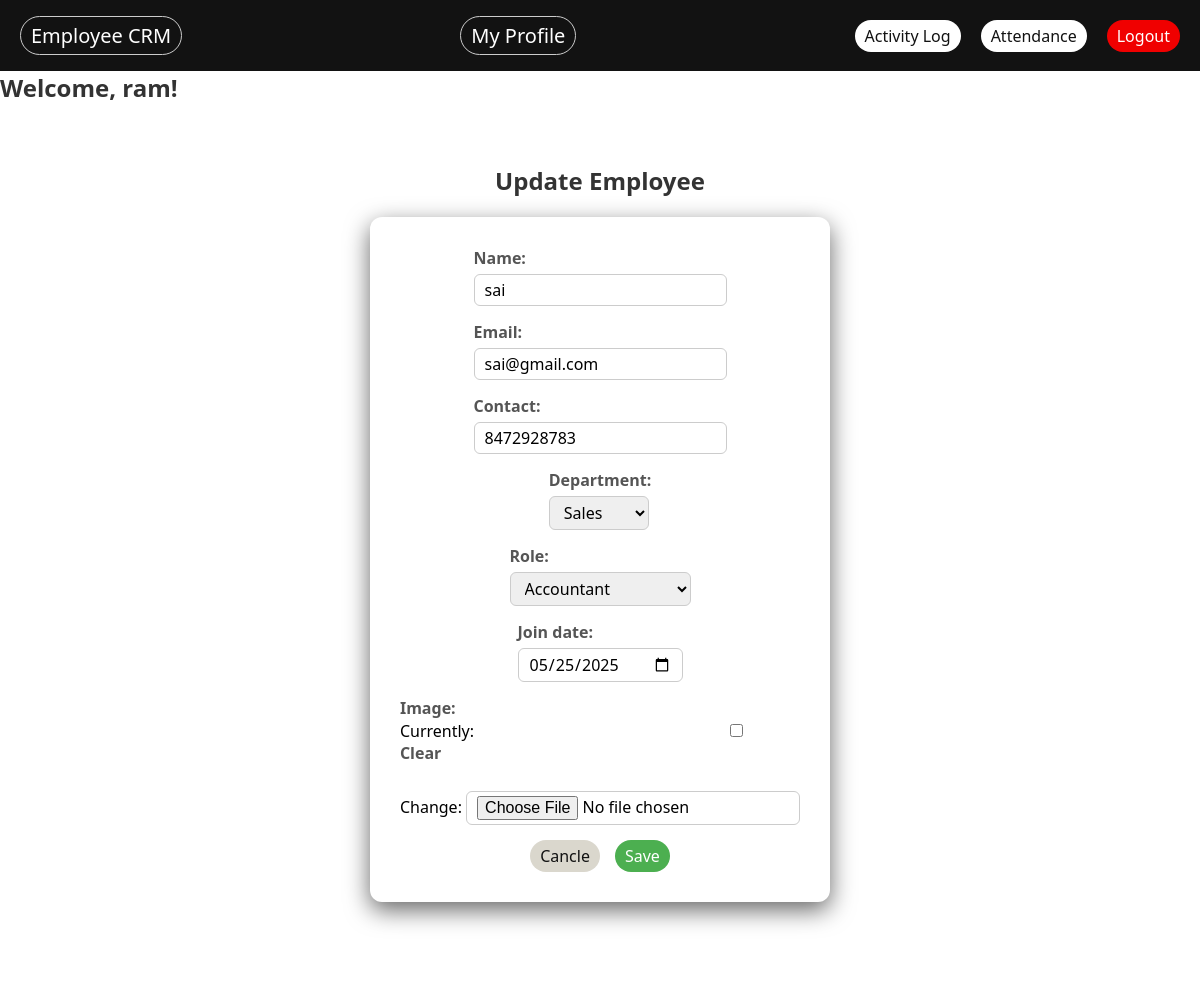
Screenshot of /edit/5/ (signed in) with the database file from the repository.
### myapp/models.py (models this page shows, shortened)
class Employee(models.Model):
    user = models.OneToOneField(User, on_delete=models.CASCADE, null=True, blank=True)  # Link to Django user
    name = models.CharField(max_length=100)
    email = models.EmailField(unique=True)
    contact = models.CharField(max_length=15)
    department = models.CharField(max_length=100, choices=[
    ('IT', 'IT'),('HR', 'HR'),('Sales', 'Sales'),('Finance', 'Finance'),
    ])
    role = models.CharField(max_length=100, choices=[
    ('Software Engineer', 'Software Engineer'),
    ('HR Manager', 'HR Manager'),
    ('Sales Executive', 'Sales Executive'),
    ('Accountant', 'Accountant'),
    ])
    join_date = models.DateField()
    image = models.ImageField(upload_to='employee_images/', blank=True, null=True)

### myapp/views.py (the view)
# urls.py: path('edit/<str:id>/', views.edit_employee, name='edit_employee'),
@login_required
def edit_employee(request, id):
    employee = Employee.objects.get(id=id)
    name = employee.name
    if request.method == 'POST':
        form = EmployeeForm(request.POST, request.FILES, instance=employee)
        if form.is_valid():
            employee = form.save(commit=False)
            employee.user = request.user
            employee.save()
            ActivityLog.objects.create(
                user=request.user,
                action="Updated Employee",
                description=f"Updated employee: {name} - {form.cleaned_data['name']}"
            )
            return redirect('employee_list')
    else:
        form = EmployeeForm(instance=employee,initial={'user' : request.user})
    return render(request, 'employee_form.html', {'form': form, "employee" : employee, 'title': 'Update Employee'})

### myapp/forms.py
class EmployeeForm(forms.ModelForm):
    class Meta:
        model = Employee
        fields = '__all__'
        widgets = {
            'user' : forms.HiddenInput(),
            'join_date': forms.DateInput(attrs={'type': 'date'}),
            'department': forms.Select(),
            'role': forms.Select(),
        }

### templates/employee_form.html (shortened to what this page needs)
{% extends "base.html" %}
{% block content %}
<div class="form-page">
    <h2>{{title}}</h2>
    <form action="" method="post" enctype="multipart/form-data">
        {{ form.as_p }}
        <div class="form-actions">
            {% if request.user.is_superuser or request.user.groups.first.name == "Admin" or request.user.groups.first.name == "HR Manager" %}
            <a href="{% url 'employee_list' %}"><button type="button">Cancle</button></a>
            {% elif request.user.groups.first.name == "Employee" %}
            <a href="{% url 'employee_profile' %}"><button type="button">Cancle</button></a>
            {% endif %}
            <button type="submit" class="add-btn">Save</button>
        </div>
    </form>
</div>
{% endblock %}

### templates/base.html (shortened to what this page needs)
{% load static %}
<!DOCTYPE html>
<html lang="en">
<head>
    <link href="https://cdnjs.cloudflare.com/ajax/libs/font-awesome/6.5.0/css/all.min.css" rel="stylesheet"/>
    <link rel="stylesheet" href="{% static 'css/employe.css' %}">
</head>
<body>
    <div class="nav-section">
        {% if request.user.is_superuser or request.user.groups.first.name == "Admin" or request.user.groups.first.name == "HR Manager" %}
        <a href="{% url 'employee_list' %}" class="nav-title btn">Employee CRM</a>
        {% endif %}
        <a href="{% url 'employee_profile' %}" class="nav-title btn">My Profile</a>
        <div class="nav-links">
            {% if request.user.is_superuser or request.user.groups.first.name == "Admin" or request.user.groups.first.name == "HR Manager" %}
            <a href="{% url 'activity_log' %}" class="btn login">Activity Log</a>
            <a href="{% url 'attendance_list' %}" class="btn login">Attendance</a>
            {% endif %}
            {% if user.is_authenticated %}
            <a href="{% url 'logout' %}" class="btn logout">Logout</a>
            {% else %}
            <a href="{% url 'login' %}" class="btn login">Login</a>
            <a href="{% url 'signup' %}" class="btn signup">Sign Up</a>
            {% endif %}
        </div>
    </div>
    <h2>Welcome, {{user.username}}!</h2>
    <div>{% block content %} {% endblock %}</div>
</body>
</html>

### static/css/employe.css (style rules this page uses)
* { padding: 0; margin: 0; box-sizing: border-box; font-family: 'Segoe UI', sans-serif; }
a { text-decoration: none; color: #fff; }
h2 { color: #333; margin-bottom: 20px; }
form { background-color: #fff; padding: 30px; margin-bottom: 40px; border-radius: 12px; box-shadow: 0 8px 24px rgba(0, 0, 0, 0.6); display: flex; justify-content: center; align-items: center; flex-direction: column; gap: 15px; }
label { display: flex; flex-direction: column; font-weight: 600; color: #555; }
input, select { padding: 4px 10px; margin-top: 5px; font-size: 16px; border: 1px solid #ccc; border-radius: 6px; }
button, .btn { padding: 5px 10px; font-size: 16px; border: none; border-radius: 25px; cursor: pointer; }
button[type="button"] { background-color: #dad7cd; color: #121212; }
.nav-section { width: 100%; padding: 16px 20px; background: #121212; display: flex; justify-content: space-between; align-items: center; }
.nav-title { font-size: 20px; border: 1px solid #ccc; }
.nav-links { display: flex; gap: 20px; }
.nav-links .login { background-color: #fff; color: #121212; }
.nav-links .logout { background-color: #f00000; }
.form-page { background-color: #fff; padding: 40px; display: flex; align-items: center; justify-content: center; flex-direction: column; }
.form-actions { display: flex; justify-content: flex-end; gap: 15px; }
.add-btn { background-color: #4CAF50; color: white; }

### rows the page displays
Employee: name "sai", email "sai@gmail.com", contact "8472928783", department "Sales", role "Accountant", join_date "05/25/2025"

### other values shown
{{ user.username }} "ram"
{{ title }} "Update Employee"
